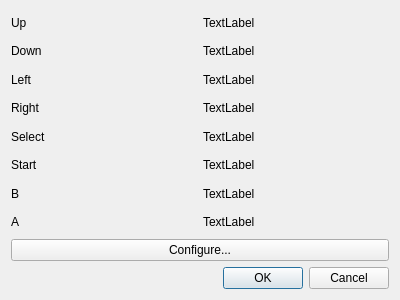
<?xml version="1.0" encoding="UTF-8"?>
<ui version="4.0">
 <class>ConfigureInputDialog</class>
 <widget class="QDialog" name="ConfigureInputDialog">
  <property name="geometry">
   <rect>
    <x>0</x>
    <y>0</y>
    <width>400</width>
    <height>300</height>
   </rect>
  </property>
  <property name="windowTitle">
   <string>Configure Input</string>
  </property>
  <layout class="QGridLayout" name="gridLayout_2">
   <item row="0" column="0">
    <layout class="QGridLayout" name="gridLayout">
     <item row="3" column="0">
      <widget class="QLabel" name="right_label">
       <property name="text">
        <string>Right</string>
       </property>
      </widget>
     </item>
     <item row="7" column="0">
      <widget class="QLabel" name="a_label">
       <property name="text">
        <string>A</string>
       </property>
      </widget>
     </item>
     <item row="4" column="0">
      <widget class="QLabel" name="select_label">
       <property name="text">
        <string>Select</string>
       </property>
      </widget>
     </item>
     <item row="1" column="0">
      <widget class="QLabel" name="down_label">
       <property name="text">
        <string>Down</string>
       </property>
      </widget>
     </item>
     <item row="2" column="0">
      <widget class="QLabel" name="left_label">
       <property name="text">
        <string>Left</string>
       </property>
      </widget>
     </item>
     <item row="0" column="0">
      <widget class="QLabel" name="up_label">
       <property name="text">
        <string>Up</string>
       </property>
      </widget>
     </item>
     <item row="5" column="0">
      <widget class="QLabel" name="start_label">
       <property name="text">
        <string>Start</string>
       </property>
      </widget>
     </item>
     <item row="6" column="0">
      <widget class="QLabel" name="b_label">
       <property name="text">
        <string>B</string>
       </property>
      </widget>
     </item>
     <item row="0" column="1">
      <widget class="QLabel" name="up_touch">
       <property name="text">
        <string>TextLabel</string>
       </property>
      </widget>
     </item>
     <item row="1" column="1">
      <widget class="QLabel" name="down_touch">
       <property name="text">
        <string>TextLabel</string>
       </property>
      </widget>
     </item>
     <item row="2" column="1">
      <widget class="QLabel" name="left_touch">
       <property name="text">
        <string>TextLabel</string>
       </property>
      </widget>
     </item>
     <item row="3" column="1">
      <widget class="QLabel" name="right_touch">
       <property name="text">
        <string>TextLabel</string>
       </property>
      </widget>
     </item>
     <item row="4" column="1">
      <widget class="QLabel" name="select_touch">
       <property name="text">
        <string>TextLabel</string>
       </property>
      </widget>
     </item>
     <item row="5" column="1">
      <widget class="QLabel" name="start_touch">
       <property name="text">
        <string>TextLabel</string>
       </property>
      </widget>
     </item>
     <item row="6" column="1">
      <widget class="QLabel" name="b_touch">
       <property name="text">
        <string>TextLabel</string>
       </property>
      </widget>
     </item>
     <item row="7" column="1">
      <widget class="QLabel" name="a_touch">
       <property name="text">
        <string>TextLabel</string>
       </property>
      </widget>
     </item>
    </layout>
   </item>
   <item row="2" column="0">
    <widget class="QDialogButtonBox" name="buttonBox">
     <property name="orientation">
      <enum>Qt::Horizontal</enum>
     </property>
     <property name="standardButtons">
      <set>QDialogButtonBox::Cancel|QDialogButtonBox::Ok</set>
     </property>
    </widget>
   </item>
   <item row="1" column="0">
    <widget class="QPushButton" name="configure_button">
     <property name="text">
      <string>Configure...</string>
     </property>
    </widget>
   </item>
  </layout>
 </widget>
 <resources/>
 <connections>
  <connection>
   <sender>buttonBox</sender>
   <signal>accepted()</signal>
   <receiver>ConfigureInputDialog</receiver>
   <slot>accept()</slot>
   <hints>
    <hint type="sourcelabel">
     <x>248</x>
     <y>254</y>
    </hint>
    <hint type="destinationlabel">
     <x>157</x>
     <y>274</y>
    </hint>
   </hints>
  </connection>
  <connection>
   <sender>buttonBox</sender>
   <signal>rejected()</signal>
   <receiver>ConfigureInputDialog</receiver>
   <slot>reject()</slot>
   <hints>
    <hint type="sourcelabel">
     <x>316</x>
     <y>260</y>
    </hint>
    <hint type="destinationlabel">
     <x>286</x>
     <y>274</y>
    </hint>
   </hints>
  </connection>
 </connections>
</ui>
